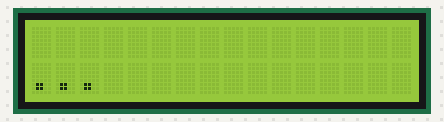
Bench run of a program on a simulated Arduino Due. On the bench: 16×2 character LCD. The ROS host is connected and sends only what is stated.

Above: at 0.9 s.
At 1.4 s:
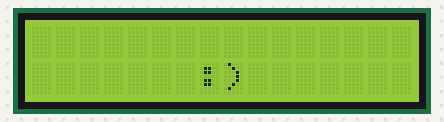

The program:

main.cpp
```cpp
/*
* rosserial Publisher Example
* Prints "hello world!"
*/

#include <Wire.h>
#include <LiquidCrystal.h>
LiquidCrystal lcd(8, 9, 4, 5, 6, 7);

#define USE_USBCON
#include <ros.h>
#include <std_msgs/String.h>
ros::NodeHandle  nh;
std_msgs::String str_msg;
ros::Publisher chatter("chatter", &str_msg);

char hello[13] = "hello world!";

void setup()
{
    lcd.begin(16, 2);
    // LCD FRAME ====================================
    // --------------------------"0123456789abcdef"--
    lcd.setCursor(0,0);lcd.print("                ");
    lcd.setCursor(0,1);lcd.print("                ");
    delay(250);
    // --------------------------"0123456789abcdef"--
    lcd.setCursor(0,0);lcd.print("                ");
    lcd.setCursor(0,1);lcd.print(".               ");
    delay(250);
    // --------------------------"0123456789abcdef"--
    lcd.setCursor(0,0);lcd.print("                ");
    lcd.setCursor(0,1);lcd.print("..              ");
    delay(250);
    // --------------------------"0123456789abcdef"--
    lcd.setCursor(0,0);lcd.print("                ");
    lcd.setCursor(0,1);lcd.print("...             ");
    delay(500);

    // INIT ROS NODE  ================================
    nh.initNode();
    nh.advertise(chatter);
}

void loop()
{
    str_msg.data = hello;
    chatter.publish(&str_msg);
    nh.spinOnce();

    // --------------------------"0123456789abcdef"--
    lcd.setCursor(0,0);lcd.print("                ");
    lcd.setCursor(0,1);lcd.print("       :)       ");
    delay(1000);
}
```

Measured:
- what the display in image 0 shows lasts 0.5 s, from 0.8 s to 1.3 s
